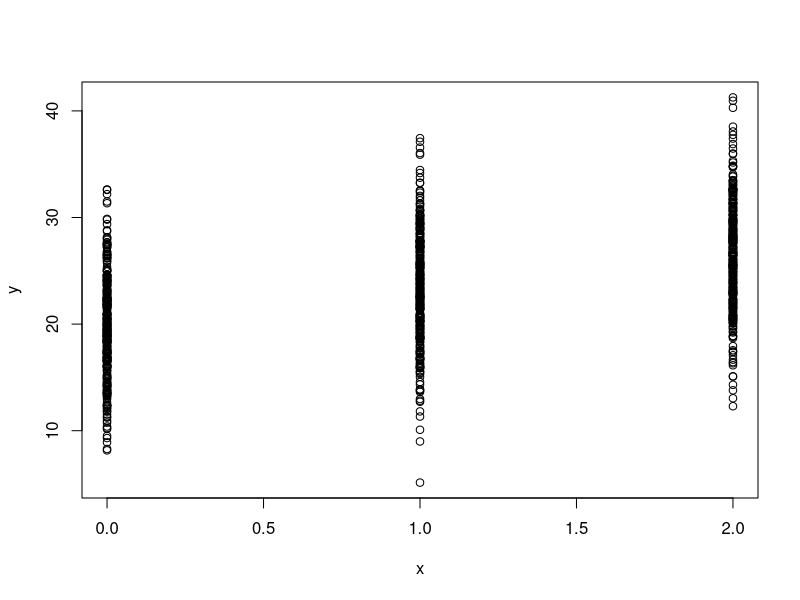
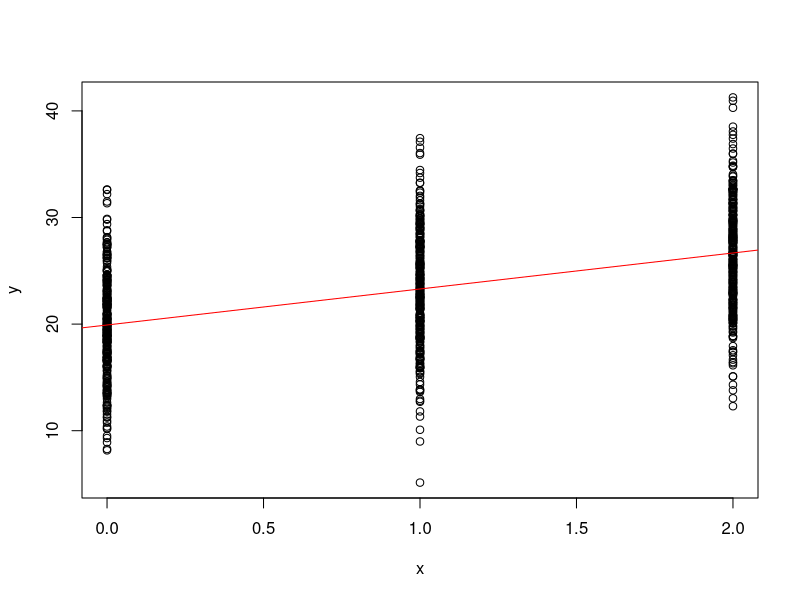

Here is the R script that generated these plots, in order:
#GENERATOR MODEL
n=1000                            #ndata
x<-floor(runif(n,0,3))            #genotypes
beta<-rnorm(1,0,1.5)              #allele subst effects
mu=20                             #population mean
y<-mu+beta*x+rnorm(n,0,sd=5)      #generate data

plot(x,y)                         #plot the data

#FREQUENTIST APPROACH
#####################
#Calculate regression coeficients
SSxy<- sum( (x-mean(x))*(y-mean(y)) )
SSxx<-sum( (x-mean(x))**2 )
b1<-SSxy/SSxx                           #b=cov(x,y)/var(x)
 
print(paste("The estimated coefficient regresion is",b1))

b0<-mean(y)-b1*mean(x)                  #a=E(y)+bE(x)
print(paste("The estimated intercept is",b0))

#plot data and regression line
plot(x,y,)
abline(b0,b1,col="red")

#Calculate the t statistic and the p-value
SSE<-sum((y-(b0+b1*x))**2)
SSE
sR<-SSE/(length(y)-2)

t<-(b1-0)/sqrt(sR/SSxx)
t
#tablas para calculara probabilidad acumulada o p-valor
#http://cms.dm.uba.ar/academico/materias/1ercuat2015/probabilidades_y_estadistica_C/tabla_tstudent.pdf
#http://www.jorgegalbiati.cl/nuevo_06/tstud.pdf

A<- 1-0.9833
pvalue<-2*A
pvalue

#Use glm
summary(glm(y~x))

